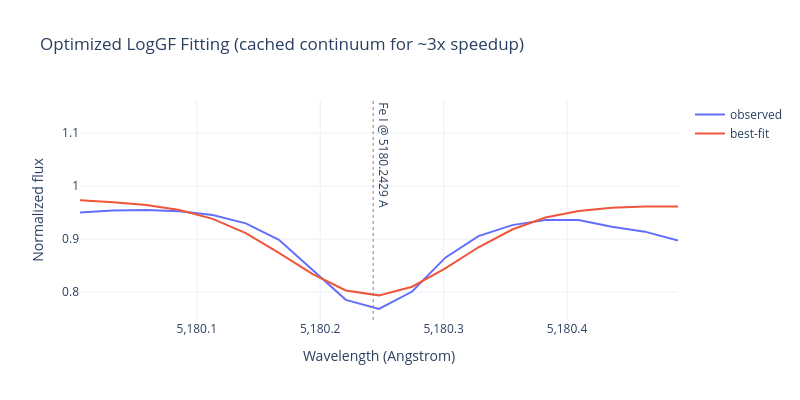

Notebook code for this chart:
### Code cell
# Fit log(gf) to a given line profile using BFGS - OPTIMIZED with LogGFFitter
# observed_flux is loaded from obs_spec.txt

if fit_wavelength_grid.size == 0:
    raise ValueError("Fit wavelength grid is empty. Check fit_window_half_width.")
print(f"Fitting window: ±{fit_window_half_width} A around {line_center:.4f} A")

# === NEW OPTIMIZED APPROACH (2-5x faster) ===
# LogGFFitter caches continuum calculations, avoiding redundant CE and opacity computation
from jorg.fit import LogGFFitter

print("🚀 Using optimized LogGFFitter (caches continuum calculations)...")
fitter = LogGFFitter(
    atm=atm,
    A_X=A_X,
    wavelengths=fit_wavelength_grid,
    linelist=fit_linelist,
    vmic=vmic,
    cntm_step=cntm_step,
    hydrogen_lines=hydrogen_lines,
    verbose=False
)

# Fast fitting - all continuum calculations cached internally
result = fitter.fit_line(
    line_center=line_center,
    observed_flux=observed_flux_fit,
    postprocess_flux=apply_instrument_broadening,
    method='BFGS',
    gtol=1e-4, maxiter=20
)

print(f'Best delta_loggf = {result.best_delta_loggf:.3f} (success={result.success})')
print(f'Final loggf = {result.best_loggf:.3f}')
print(f'Evaluations: {result.n_evaluations}')

# The result object contains the best-fit spectrum
best_flux = result.best_fit_flux

fig = go.Figure()
fig.add_trace(go.Scatter(x=fit_wavelength_grid, y=observed_flux_fit, mode='lines', name='observed'))
fig.add_trace(go.Scatter(x=fit_wavelength_grid, y=best_flux, mode='lines', name='best-fit'))
fig.add_vline(x=line_center, line_dash='dot', line_color='gray', line_width=1)
fig.add_annotation(
    x=line_center,
    y=float(np.max(observed_flux_fit)),
    text=line_label,
    showarrow=False,
    textangle=90,
    xanchor='left',
    yanchor='bottom'
)
fig.update_layout(
    template='plotly_white',
    width=800,
    height=400,
    xaxis_title='Wavelength (Angstrom)',
    yaxis_title='Normalized flux',
    title=f'Optimized LogGF Fitting (cached continuum for ~3x speedup)'
)
fig.show()

# === COMPARISON: OLD vs NEW APPROACH ===
print("\n📊 API Comparison:")
print("  OLD: objective() → synthesize() each iteration (slow)")
print("  NEW: LogGFFitter.fit_line() → resynthesize_from_continuum() (fast)")
print("\n  The new API caches:")
print("    - Chemical equilibrium (number densities)")
print("    - Continuum opacity (independent of loggf)")
print("    - Source function (Planck B_λ(T))")
print("  And only recalculates:")
print("    - Line opacity (depends on loggf)")
print("    - Radiative transfer")

# === BONUS: Quick interactive exploration ===
print(f"\n💡 Tip: You can now quickly explore different loggf values:")
print("   flux = fitter.synthesize_with_loggf(0.1, line_center)")
print("   # Returns flux for loggf + 0.1 dex (uses cached continuum!)")

### Figure 1 — Plotly figure (JSON) as saved in the notebook; plotly's stock layout.template omitted (floating-point values rounded to 4 significant figures)
{"data": [{"mode": "lines", "name": "observed", "type": "scatter", "x": [5180.0, 5180.0, 5180.0, 5180.0, 5180.0, 5180.0, 5180.0, 5180.0, 5180.0, 5180.0, 5180.0, 5180.0, 5180.0, 5180.0, 5180.0, 5180.0, 5180.0, 5180.0, 5180.0], "y": [0.9501, 0.9539, 0.955, 0.9527, 0.9454, 0.9298, 0.8988, 0.8409, 0.7854, 0.7681, 0.8011, 0.865, 0.9058, 0.9265, 0.936, 0.9362, 0.9234, 0.9141, 0.8975]}, {"mode": "lines", "name": "best-fit", "type": "scatter", "x": [5180.0, 5180.0, 5180.0, 5180.0, 5180.0, 5180.0, 5180.0, 5180.0, 5180.0, 5180.0, 5180.0, 5180.0, 5180.0, 5180.0, 5180.0, 5180.0, 5180.0, 5180.0, 5180.0], "y": [0.9732, 0.9698, 0.9643, 0.9549, 0.9383, 0.9113, 0.8742, 0.8339, 0.8031, 0.7939, 0.8102, 0.8449, 0.8847, 0.9182, 0.9407, 0.9533, 0.9592, 0.9614, 0.9617]}], "layout": {"annotations": [{"showarrow": false, "text": "Fe I @ 5180.2429 A", "textangle": 90, "x": 5180.0, "xanchor": "left", "y": 0.955, "yanchor": "bottom"}], "height": 400, "shapes": [{"line": {"color": "gray", "dash": "dot", "width": 1}, "type": "line", "x0": 5180.0, "x1": 5180.0, "xref": "x", "y0": 0, "y1": 1, "yref": "y domain"}], "title": {"text": "Optimized LogGF Fitting (cached continuum for ~3x speedup)"}, "width": 800, "xaxis": {"title": {"text": "Wavelength (Angstrom)"}}, "yaxis": {"title": {"text": "Normalized flux"}}}}
